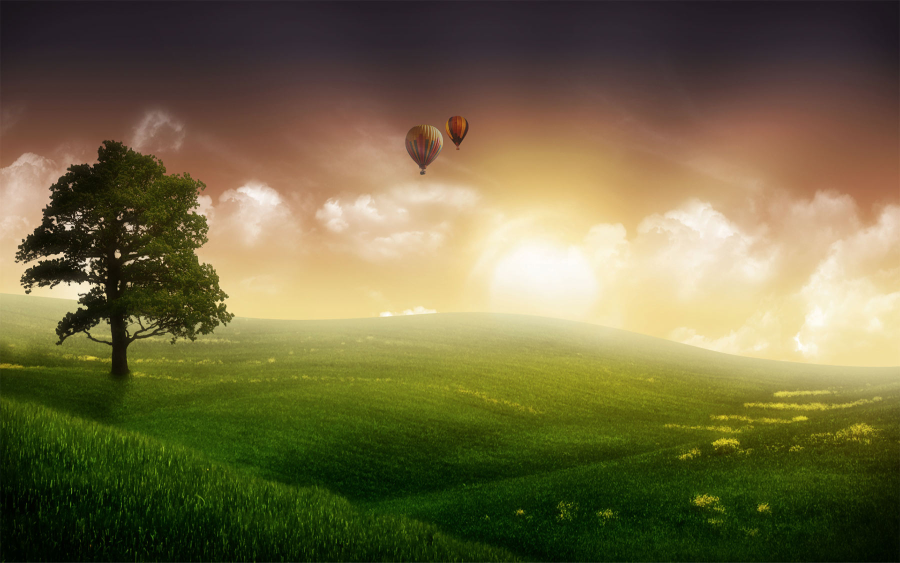
#> input picture python-learn/13-PIL/bg5.jpg, 1800 x 1125 px (shown at 1/2 size)
$ python 1-PIL.py
#> lines starting #> are read from the running program, lines starting #| are printed output that depends on the picture
from PIL import Image,ImageFilter,ImageDraw,ImageFont

im = Image.open('bg5.jpg')
#> im is the input picture: PIL image 1800x1125 RGB; mean R, G, B 112.6, 105, 66.6

w,h = im.size
#> w = 1800; h = 1125

print('Original image size : %sx%s' % (w,h))
#| Original image size : 1800x1125

im.thumbnail((w//2,h//2))
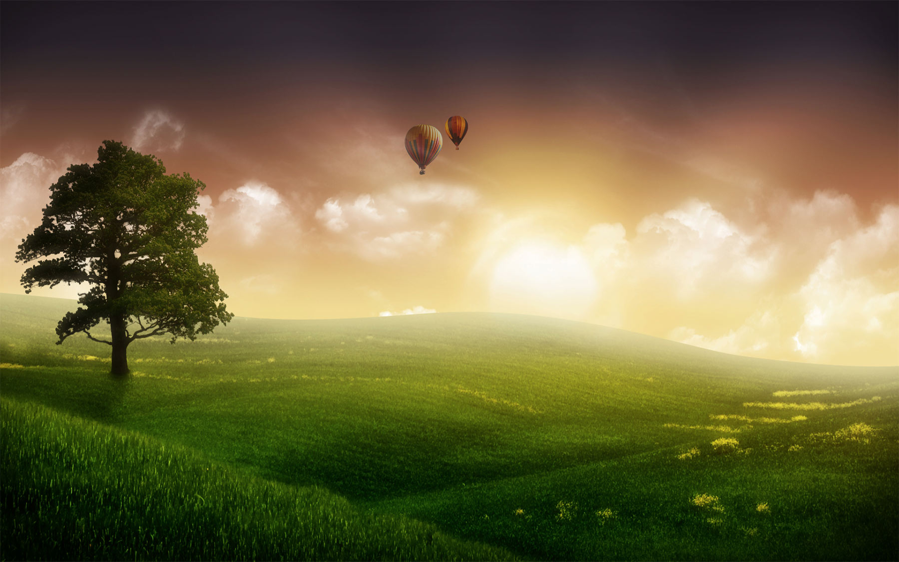
#> im: PIL image 899x562 RGB; mean R, G, B 112.7, 105, 66.6
print('Resize image to : %sx%s' % (w//2,h//2))
#| Resize image to : 900x562

im.save('thumbnail.jpg','jpeg')

im = Image.open('bg5.jpg')

im2 = im.filter(ImageFilter.BLUR)
im2.save('blur.jpg','jpeg')

import random

def rndChar():
    return chr(random.randint(65,90))

def rndColor():
    return (random.randint(64,255),random.randint(64,255),random.randint(64,255))

def rndColor2():
    return (random.randint(32, 127), random.randint(32, 127), random.randint(32, 127))

width = 60 * 4
height = 60

image = Image.new('RGB',(width,height),(255,255,255))
#> image: PIL image 240x60 RGB; every value is 255

font = ImageFont.truetype('arial.ttf',36)

draw = ImageDraw.Draw(image)

for x in range(width):
    for y in range(height):
        draw.point((x,y),fill=rndColor())

for t in range(4):
    draw.text((60 * t + 10,10),rndChar(),font=font,fill=rndColor2())

image.save('code.jpg','jpeg')
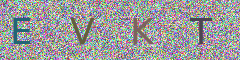
#> saved as code.jpg: PIL image 240x60 RGB; mean R, G, B 156, 155.4, 156.5

# https://pillow.readthedocs.org/
